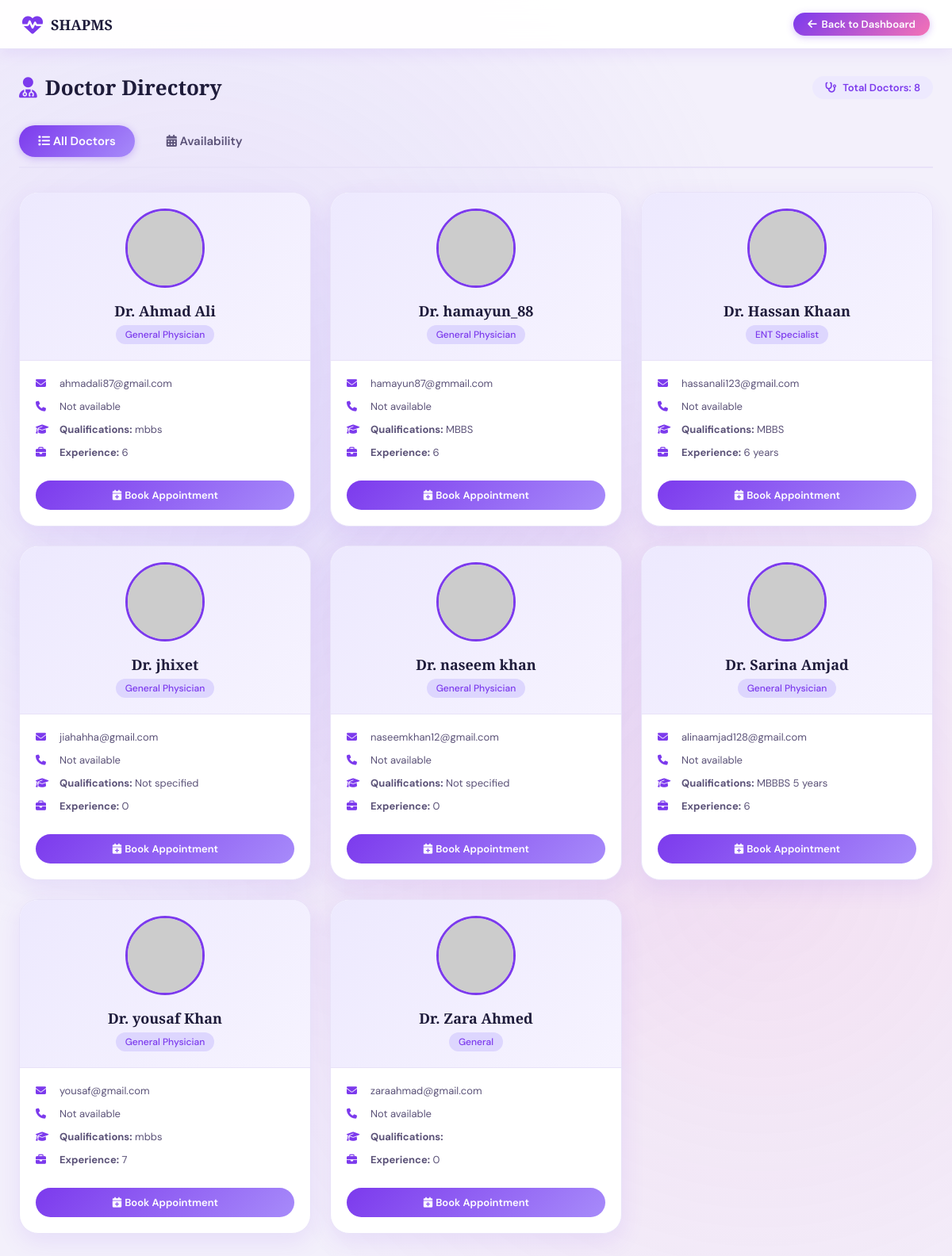
Page /patientdoctoravailability.php (signed in) on the committed database.
### tables this page shows
CREATE TABLE `doctors` (
  `doctor_id` int(11) NOT NULL,
  `user_id` int(11) NOT NULL,
  `specialty` varchar(100) DEFAULT NULL,
  `contact` varchar(50) DEFAULT '',
  `qualifications` text DEFAULT NULL,
  `experience` text DEFAULT '0',
  `profile_picture` varchar(255) DEFAULT NULL
);

CREATE TABLE `users` (
  `user_id` int(11) NOT NULL,
  `full_name` varchar(100) NOT NULL,
  `username` varchar(50) NOT NULL,
  `email` varchar(100) NOT NULL,
  `cnic` varchar(20) DEFAULT NULL,
  `password_hash` varchar(255) NOT NULL,
  `role` enum('admin','department_head','doctor','nurse','patient','receptionist','pharmacist','lab') DEFAULT NULL,
  `status` enum('pending','active','inactive','rejected') DEFAULT 'pending',
  `approved_by` int(11) DEFAULT NULL,
  `created_at` timestamp NOT NULL DEFAULT current_timestamp(),
  `otp_code` varchar(6) DEFAULT NULL,
  `otp_expiry` datetime DEFAULT NULL,
  `age` int(3) DEFAULT NULL,
  `gender` enum('Male','Female','Other') DEFAULT 'Other',
  `contact` varchar(20) DEFAULT NULL,
  `address` varchar(255) DEFAULT NULL,
  `profile_image` varchar(255) DEFAULT NULL,
  `department_id` int(11) DEFAULT NULL,
  `responsibility` varchar(50) DEFAULT NULL,
  `shift` varchar(20) DEFAULT NULL,
  `performance_rating` int(11) DEFAULT 0,
  `height` float DEFAULT NULL
);

### patientdoctoravailability.php (the view, shortened to what this page needs)
<?php
$conn = new mysqli("localhost", "root", "", "SHAPMS");
$conn->set_charset("utf8mb4");
function safe($v) {
    return htmlspecialchars($v ?? '', ENT_QUOTES, 'UTF-8');
}
$all_doctors = [];
$stmt = $conn->prepare("
    SELECT
        d.doctor_id,
        u.full_name,
        u.email,
        u.contact,
        u.profile_image,
        d.specialty,
        d.qualifications,
        d.experience
    FROM doctors d
    JOIN users u ON d.user_id = u.user_id
    WHERE u.role = 'doctor' AND u.status = 'active'
    ORDER BY u.full_name
");
$stmt->execute();
$res = $stmt->get_result();
while ($row = $res->fetch_assoc()) {
    $all_doctors[] = $row;
}
?>
<!DOCTYPE html>
<html lang="en">
<head>
<link rel="stylesheet" href="https://cdnjs.cloudflare.com/ajax/libs/font-awesome/6.4.0/css/all.min.css">
</head>
<body>
<header>
    <div class="logo-area">
        <i class="fas fa-heartbeat"></i>
        <span>SHAPMS</span>
    </div>
    <a href="patientdashboard.php">
        <i class="fas fa-arrow-left"></i> Back to Dashboard
    </a>
</header>
<div class="container">
    <div class="stats-header">
        <h2>
            <i class="fas fa-user-md"></i>
            Doctor Directory
        </h2>
        <div class="doctor-count">
            <i class="fas fa-stethoscope"></i> Total Doctors: <?= count($all_doctors) ?>
        </div>
    </div>
    <div class="section-tabs">
        <button class="tab-btn active" onclick="showTab('doctors')">
            <i class="fas fa-list"></i> All Doctors
        </button>
        <button class="tab-btn" onclick="showTab('availability')">
            <i class="fas fa-calendar-alt"></i> Availability
        </button>
    </div>
    <div id="doctors" class="tab-content active">
        <div class="doctors-grid">
            <?php foreach ($all_doctors as $doc): ?>
                <div class="doctor-card">
                    <div class="doctor-card-header">
                        <?php
                        $img = $doc['profile_image'];
                        $imgPath = (!empty($img) && file_exists($_SERVER['DOCUMENT_ROOT'].'/hospital/'.$img))
                            ? $img
                            : "https://ui-avatars.com/api/?name=" . urlencode($doc['full_name']) . "&background=7c3aed&color=fff&size=100&bold=true";
                        ?>
                        <img src="<?= $imgPath ?>" alt="Doctor" class="doctor-avatar-lg" onerror="this.src='https://ui-avatars.com/api/?name=<?= urlencode($doc['full_name']) ?>&background=7c3aed&color=fff&size=100&bold=true'">
                        <h3>Dr. <?= safe($doc['full_name']) ?></h3>
                        <span class="specialty-badge"><?= safe($doc['specialty'] ?? 'General Physician') ?></span>
                    </div>
                    <div class="doctor-card-body">
                        <div class="info-row">
                            <i class="fas fa-envelope"></i>
                            <span><?= safe($doc['email']) ?></span>
                        </div>
                        <div class="info-row">
                            <i class="fas fa-phone"></i>
                            <span><?= safe($doc['contact'] ?? 'Not available') ?></span>
                        </div>
                        <div class="info-row">
                            <i class="fas fa-graduation-cap"></i>
                            <span><strong>Qualifications:</strong> <?= safe($doc['qualifications'] ?? 'Not specified') ?></span>
                        </div>
                        <div class="info-row">
                            <i class="fas fa-briefcase"></i>
                            <span><strong>Experience:</strong> <?= safe($doc['experience'] ?? 'Not specified') ?></span>
                        </div>
                        <a class="book-link" href="bookappointment.php?doctor_id=<?= $doc['doctor_id'] ?>">
                            <i class="fas fa-calendar-plus"></i> Book Appointment
                        </a>
                    </div>
                </div>
            <?php endforeach; ?>
        </div>
    </div>
</div>
</body>
</html>

### patientdoctoravailability.php (style rules this page uses)
:root { --bg: #f3f0fb; --purple-deep: #7c3aed; --purple-mid: #a78bfa; --purple-light: #ddd6fe; --purple-soft: #ede9fe; --accent-pink: #f472b6; --text-dark: #1e1b3a; --text-mid: #5b5278; --text-light: #9c8fc0; --border: #e8e2f8; --shadow: rgba(124,58,237,0.10); }
* { margin: 0; padding: 0; box-sizing: border-box; }
body { font-family: 'DM Sans', sans-serif; background: var(--bg); color: var(--text-dark); min-height: 100vh; position: relative; }
body::before { content: ''; position: fixed; inset: 0; background: radial-gradient(circle at 20% 30%, rgba(167,139,250,0.15) 0%, transparent 50%), radial-gradient(circle at 80% 70%, rgba(244,114,182,0.12) 0%, transparent 50%), radial-gradient(circle at 50% 50%, rgba(124,58,237,0.08) 0%, transparent 60%); z-index: 0; pointer-events: none; }
header { position: relative; z-index: 2; background: rgba(255, 255, 255, 0.95); backdrop-filter: blur(12px); padding: 16px 28px; border-bottom: 1px solid var(--border); box-shadow: 0 4px 20px var(--shadow); display: flex; justify-content: space-between; align-items: center; flex-wrap: wrap; gap: 15px; }
header .logo-area { display: flex; align-items: center; gap: 10px; }
header .logo-area i { font-size: 26px; color: var(--purple-deep); }
header .logo-area span { font-family: 'Playfair Display', serif; font-size: 18px; font-weight: 700; color: var(--text-dark); }
header a { background: linear-gradient(135deg, var(--purple-deep), var(--accent-pink)); color: white; padding: 6px 18px; border-radius: 40px; text-decoration: none; font-weight: 600; font-size: 13px; transition: all 0.25s; display: flex; align-items: center; gap: 6px; box-shadow: 0 2px 10px rgba(124,58,237,0.3); }
.container { position: relative; z-index: 2; max-width: 1200px; margin: 30px auto; padding: 0 24px; }
.stats-header { display: flex; justify-content: space-between; align-items: center; margin-bottom: 30px; flex-wrap: wrap; gap: 15px; }
.stats-header h2 { font-family: 'Playfair Display', serif; font-size: 26px; font-weight: 600; color: var(--text-dark); display: flex; align-items: center; gap: 10px; }
.stats-header h2 i { color: var(--purple-deep); }
.doctor-count { background: var(--purple-soft); padding: 6px 16px; border-radius: 40px; font-weight: 600; font-size: 13px; color: var(--purple-deep); display: flex; align-items: center; gap: 8px; }
.section-tabs { display: flex; gap: 16px; margin-bottom: 30px; border-bottom: 2px solid var(--border); padding-bottom: 12px; }
.tab-btn { background: none; border: none; padding: 10px 24px; font-size: 15px; font-weight: 600; color: var(--text-mid); cursor: pointer; transition: all 0.2s; border-radius: 40px; font-family: 'DM Sans', sans-serif; }
.tab-btn.active { background: linear-gradient(135deg, var(--purple-deep), var(--purple-mid)); color: white; box-shadow: 0 2px 10px rgba(124,58,237,0.3); }
.tab-content { display: none; }
.tab-content.active { display: block; animation: fadeIn 0.3s ease; }
.doctors-grid { display: grid; grid-template-columns: repeat(auto-fill, minmax(320px, 1fr)); gap: 24px; margin-top: 20px; }
.doctor-card { background: white; border-radius: 24px; border: 1px solid var(--border); box-shadow: 0 10px 30px var(--shadow); overflow: hidden; transition: transform 0.25s, box-shadow 0.25s; }
.doctor-card-header { background: linear-gradient(135deg, var(--purple-soft), rgba(167,139,250,0.1)); padding: 20px; text-align: center; border-bottom: 1px solid var(--border); }
.doctor-avatar-lg { width: 100px; height: 100px; border-radius: 50%; object-fit: cover; border: 3px solid var(--purple-deep); margin-bottom: 12px; background: var(--purple-soft); }
.doctor-card-header h3 { font-family: 'Playfair Display', serif; font-size: 18px; font-weight: 600; color: var(--text-dark); margin-bottom: 6px; }
.specialty-badge { display: inline-block; background: var(--purple-light); color: var(--purple-deep); padding: 4px 12px; border-radius: 20px; font-size: 12px; font-weight: 500; }
.doctor-card-body { padding: 20px; }
.info-row { display: flex; align-items: center; gap: 10px; margin-bottom: 12px; font-size: 13px; color: var(--text-mid); }
.info-row i { width: 20px; color: var(--purple-deep); }
.book-link { display: inline-block; background: linear-gradient(135deg, var(--purple-deep), var(--purple-mid)); color: white; padding: 10px 20px; border-radius: 40px; text-decoration: none; font-weight: 600; font-size: 13px; margin-top: 15px; transition: all 0.2s; text-align: center; width: 100%; }

### rows in the picture
doctors: user.full_name "Ahmad Ali", specialty "General Physician", user.email "ahmadali87@gmail.com", user.contact "Not available", qualifications "mbbs", experience "6"
doctors: user.full_name "hamayun_88", specialty "General Physician", user.email "hamayun87@gmmail.com", user.contact "Not available", qualifications "MBBS", experience "6"
doctors: user.full_name "Hassan Khaan", specialty "ENT Specialist", user.email "hassanali123@gmail.com", user.contact "Not available", qualifications "MBBS", experience "6 years"
doctors: user.full_name "jhixet", specialty "General Physician", user.email "jiahahha@gmail.com", user.contact "Not available", qualifications "Not specified", experience "0"
doctors: user.full_name "naseem khan", specialty "General Physician", user.email "naseemkhan12@gmail.com", user.contact "Not available", qualifications "Not specified", experience "0"
doctors: user.full_name "Sarina Amjad", specialty "General Physician", user.email "alinaamjad128@gmail.com", user.contact "Not available", qualifications "MBBBS 5 years", experience "6"
doctors: user.full_name "yousaf Khan", specialty "General Physician", user.email "yousaf@gmail.com", user.contact "Not available", qualifications "mbbs", experience "7"
doctors: user.full_name "Zara Ahmed", specialty "General", user.email "zaraahmad@gmail.com", user.contact "Not available", experience "0"

### other values in the picture
count($all_doctors) "8"
